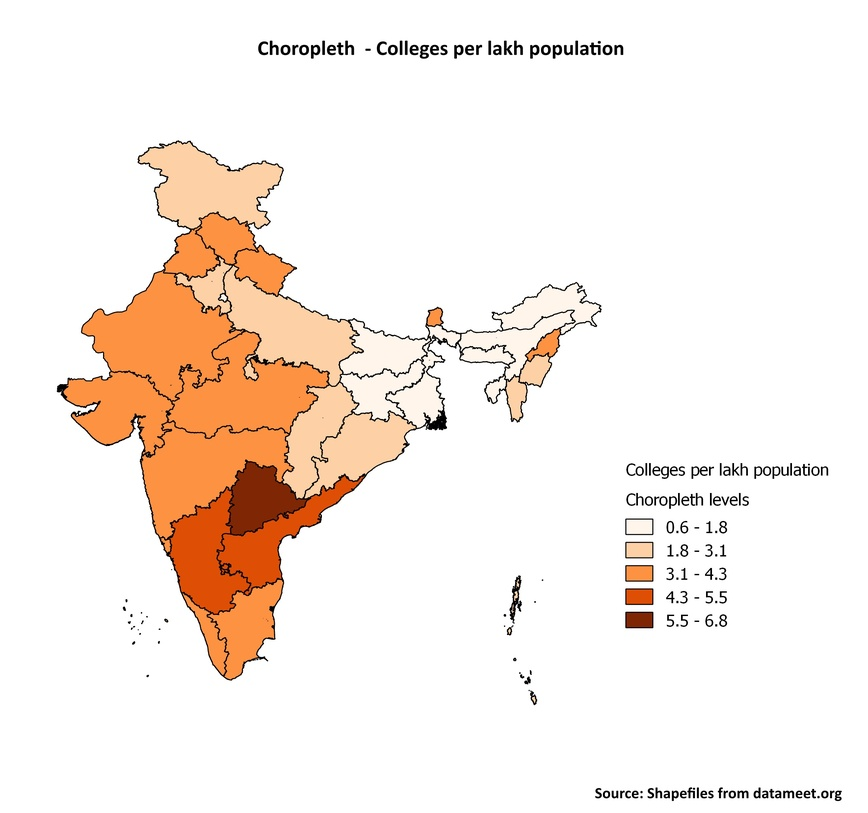
#> input picture misc/test.jpg, 868 x 813 px, shrunk from 2637 x 2472 before the run, found by its file name
$ python plot_contours.py   (older library calls are emulated)
#> lines starting #> are read from the running program, lines starting #| are printed output that depends on the picture
"""
===============
Contour finding
===============

We use a marching squares method to find constant valued contours in an image.
In ``skimage.measure.find_contours``, array values are linearly interpolated
to provide better precision of the output contours. Contours which intersect
the image edge are open; all others are closed.

The `marching squares algorithm
<http://www.essi.fr/~lingrand/MarchingCubes/algo.html>`__ is a special case of
the marching cubes algorithm (Lorensen, William and Harvey E. Cline. Marching
Cubes: A High Resolution 3D Surface Construction Algorithm. Computer Graphics
(SIGGRAPH 87 Proceedings) 21(4) July 1987, p. 163-170).

"""
import numpy as np
import matplotlib.pyplot as plt

from skimage import measure
from skimage import io

image = io.imread("test.jpg",as_grey = True)
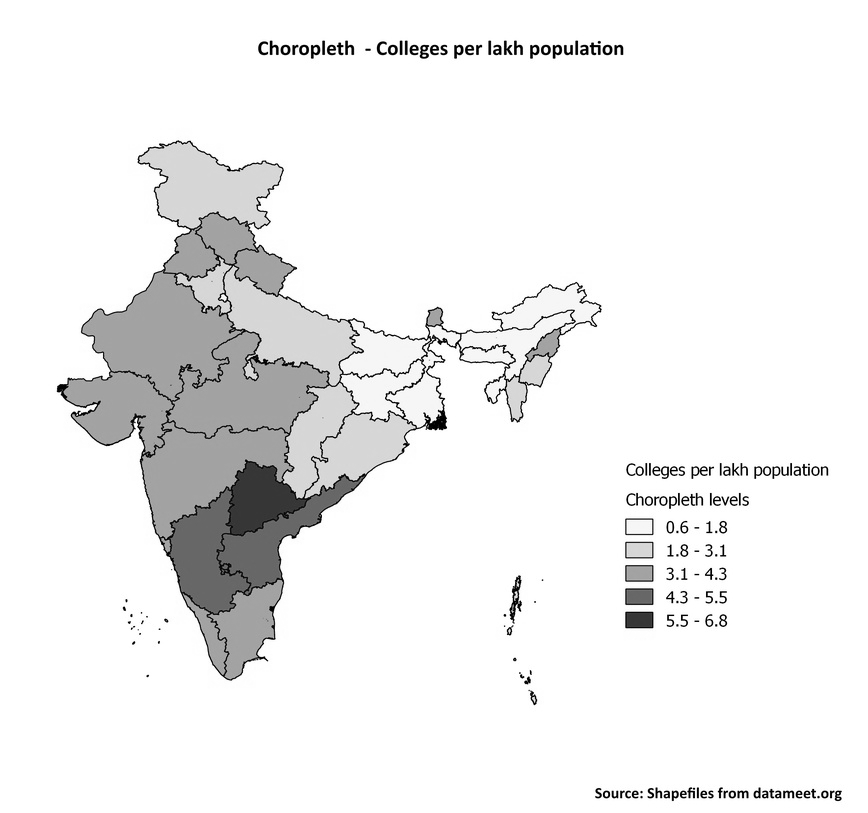
#> image: shape (813, 868) float64; min 0, max 1, mean 0.938

# Find contours at a constant value of 0.8
contours = measure.find_contours(image, 0.95)
#> contours = 440 point arrays, longest 3587 points

# Display the image and plot all contours found
fig, ax = plt.subplots()
ax.imshow(image, interpolation='nearest', cmap=plt.cm.gray)

for n, contour in enumerate(contours):
    ax.plot(contour[:, 1], contour[:, 0], linewidth=2)

ax.axis('image')
ax.set_xticks([])
ax.set_yticks([])
plt.show()
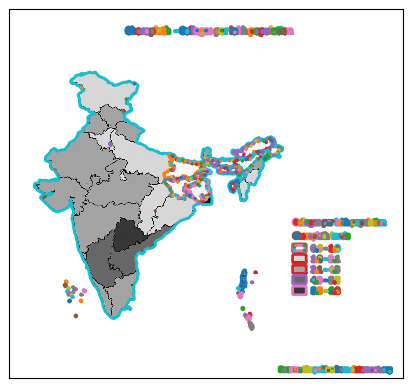
#> figure drawn by matplotlib, 1 panel

$ run again, with misc/target.png saved as misc/test.jpg
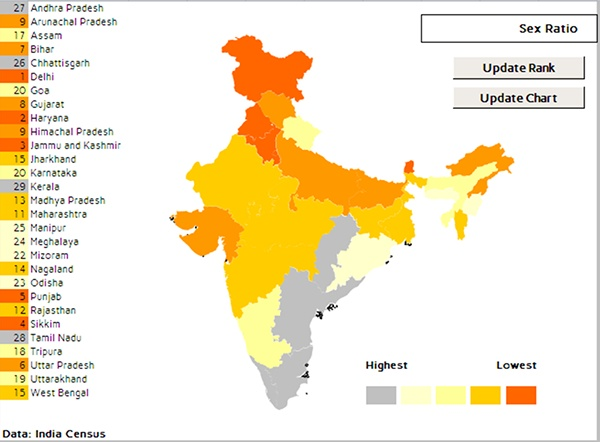
#> input picture misc/target.png, 600 x 442 px, found by its file name
#> `image = io.imread("test.jpg",as_grey = True)`:
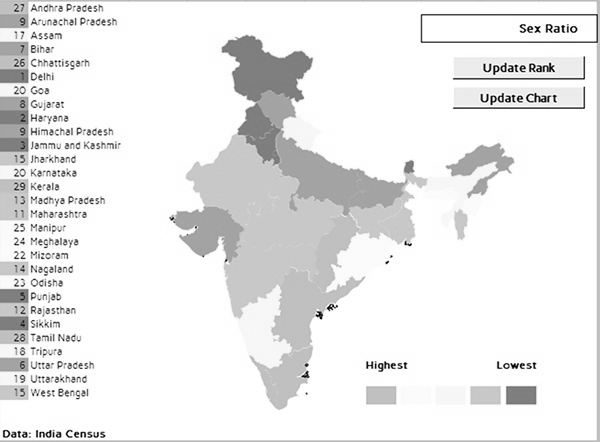
#> image: shape (442, 600) float64; min 0, max 1, mean 0.921
#> contours = 420 point arrays, longest 2339 points
#> `plt.show()`:
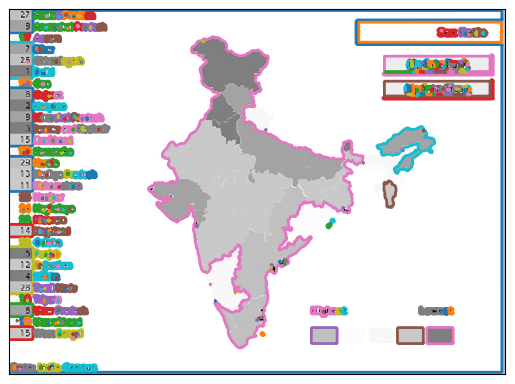
#> figure drawn by matplotlib, 1 panel
